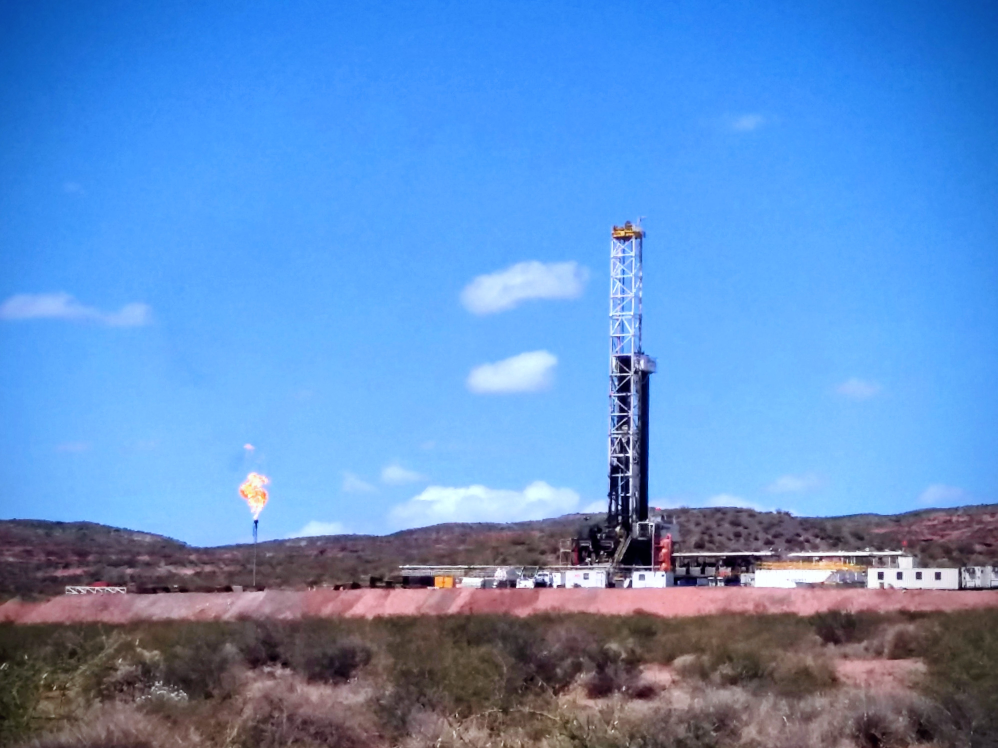
#> input picture images/20180224_123206~2.jpg, 3990 x 2992 px (shown at 1/4 size)
$ python generate_hero_images.py '../images/20180224_123206~2.jpg'
#> lines starting #> are read from the running program, lines starting #| are printed output that depends on the picture
#> in main, src is the input picture: PIL image 3990x2992 RGB; mean R, G, B 97, 142.3, 200.7
# script/generate_hero_images.py
r"""
Generate a grayscale, washed-out hero-banner variant of a post's lead
photo, matching the look of images/drillmax_grayscale_opacity_20.png
(full desaturation + shadows lifted into a light band, so it reads as a
subtle background texture once the site's live opacity/scrim CSS sits on
top of it).

Usage — run from the repo root so the printed front-matter snippet's
/images/... path is correct. Needs Pillow, which lives in this project's
venv at C:\venvs\MPD_Blog (see requirements.txt) — plain `python` on your
PATH almost certainly points somewhere else and will fail with
`ModuleNotFoundError: No module named 'PIL'`. Either call the venv's
python directly (works in any shell, no activation needed):

    C:\venvs\MPD_Blog\Scripts\python.exe script\generate_hero_images.py images/my-photo.jpg
    C:\venvs\MPD_Blog\Scripts\python.exe script\generate_hero_images.py images/my-photo.jpg --focus-y 30 --preview

...or activate the venv first, then use plain `python`:

    PowerShell:  C:\venvs\MPD_Blog\Scripts\Activate.ps1
    Git Bash:    source /c/venvs/MPD_Blog/Scripts/activate

The post hero section is a fixed 320px-tall, full-viewport-width band, so
object-fit:cover crops away most of a normal photo's height — how much
depends on the viewport width, so there's no single "correct" pre-crop
that works at every screen size. Instead of baking in a crop, this script
only desaturates/lifts tone (non-destructive, same aspect ratio as the
source), and reports an `image_position` vertical focus percentage for
the *live* CSS crop (_layouts/post.html and _layouts/home.html both read
`page.image_position` / `post.image_position`, defaulting to "50%").
Use --focus-y to move that focus point toward wherever the photo's real
subject sits (e.g. a tall subject near the top of the frame needs a low
--focus-y so it doesn't get cropped off); use --preview to check the
result without running the Jekyll site.
"""

import argparse
import os
import sys

try:
    from PIL import Image
except ModuleNotFoundError:
    _hint = ""
    if ".venv" in sys.executable.replace("\\", "/"):
        _hint = (
            "\nNote: this is the repo-local .venv/ (stale - a leftover from before the\n"
            "project moved to C:\\venvs\\MPD_Blog), not the one with Pillow installed.\n"
            "If your shell auto-activates it, run `deactivate` first.\n"
        )
    sys.exit(
        "Pillow isn't installed on this interpreter (" + sys.executable + ")." + _hint + "\n"
        "Run this script with the project venv's python instead:\n"
        r"  Windows (PowerShell/cmd): C:\venvs\MPD_Blog\Scripts\python.exe script\generate_hero_images.py ..." "\n"
        r"  Git Bash:                 /c/venvs/MPD_Blog/Scripts/python.exe script/generate_hero_images.py ..."
    )

DEFAULT_TARGET_MIN = 90
DEFAULT_TARGET_MAX = 245
DEFAULT_MAX_WIDTH = 2000  # hero banner never renders wider than this on any real screen
DEFAULT_COLOR_MAX_WIDTH = 1200  # home-page excerpt thumbnail is far smaller still
PREVIEW_SIZE = (1600, 320)  # representative desktop hero banner shape


def resize_max_width(img: Image.Image, max_width: int) -> Image.Image:
    """Shrink to max_width if larger; never upscale. Preserves aspect ratio."""
    if img.width <= max_width:
        return img
    new_height = round(img.height * (max_width / img.width))
    return img.resize((max_width, new_height), Image.LANCZOS)


def to_hero_grayscale(img: Image.Image, target_min: int, target_max: int) -> Image.Image:
#> called with target_min = 90, target_max = 245
    gray = img.convert("L")
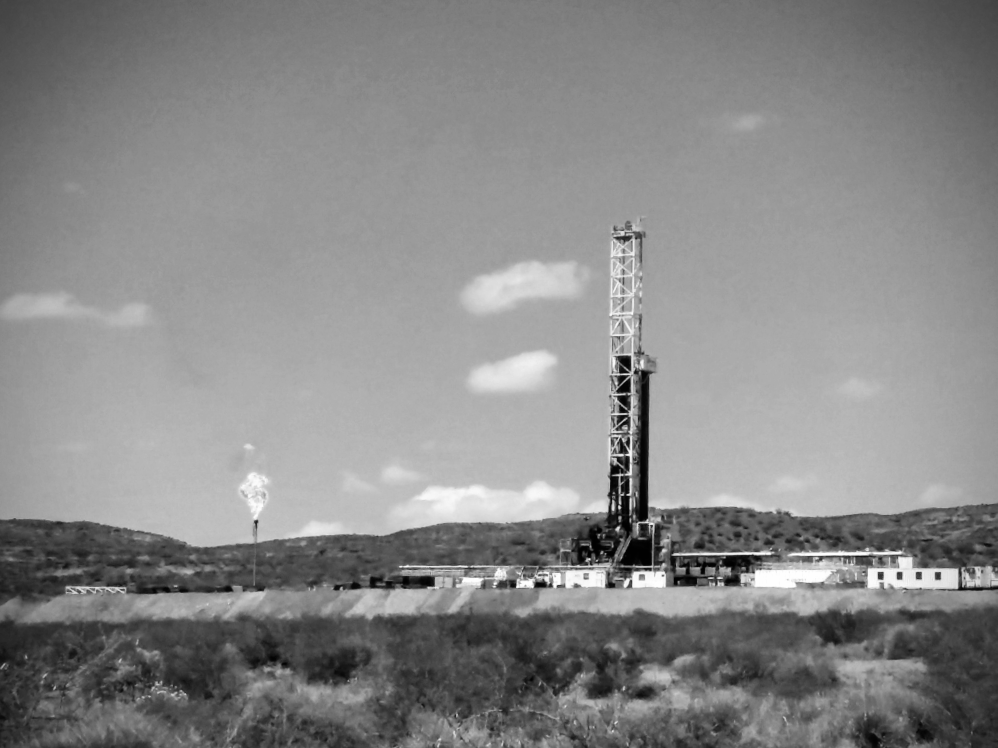
#> gray: PIL image 3990x2992 L (shown at 1/4 size); min 0, max 255, mean 135.5
    lut = [int(target_min + (p / 255) * (target_max - target_min)) for p in range(256)]
    return gray.point(lut).convert("RGB")
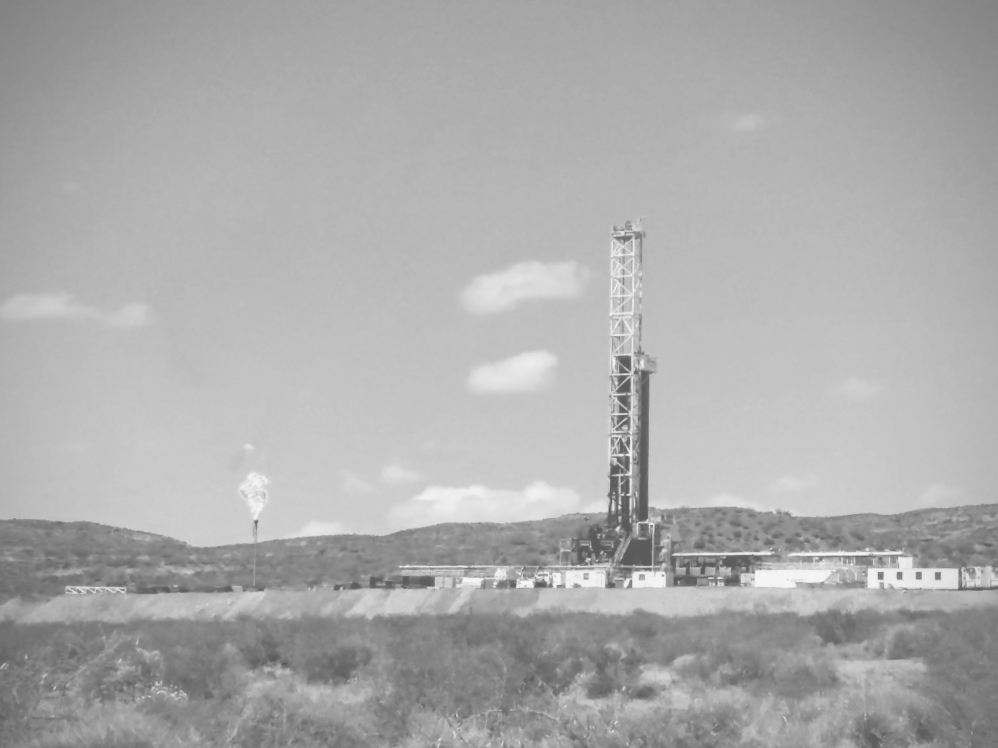
#> returned value: PIL image 3990x2992 RGB (shown at 1/4 size); min 90, max 245, mean 171.9


def make_preview_crop(img: Image.Image, focus_y: float, size=PREVIEW_SIZE) -> Image.Image:
    """Simulate object-fit:cover + object-position:center <focus_y>% at `size`."""
    target_w, target_h = size
    src_w, src_h = img.size
    scale = max(target_w / src_w, target_h / src_h)
    scaled = img.resize((round(src_w * scale), round(src_h * scale)), Image.LANCZOS)
    scaled_w, scaled_h = scaled.size

    left = (scaled_w - target_w) / 2
    top = (scaled_h - target_h) * (focus_y / 100)
    top = max(0, min(top, scaled_h - target_h))
    box = (round(left), round(top), round(left) + target_w, round(top) + target_h)
    return scaled.crop(box)


def main():
    parser = argparse.ArgumentParser(description=__doc__, formatter_class=argparse.RawDescriptionHelpFormatter)
    parser.add_argument("source", help="Path to the source photo, e.g. images/my-photo.jpg")
    parser.add_argument("--focus-y", type=float, default=50,
                         help="Vertical crop focus, 0 (top) - 100 (bottom). Default: 50 (center).")
    parser.add_argument("--target-min", type=int, default=DEFAULT_TARGET_MIN,
                         help=f"Darkest output grey level, 0-255. Default: {DEFAULT_TARGET_MIN}.")
    parser.add_argument("--target-max", type=int, default=DEFAULT_TARGET_MAX,
                         help=f"Lightest output grey level, 0-255. Default: {DEFAULT_TARGET_MAX}.")
    parser.add_argument("--suffix", default="_bw", help="Filename suffix for the output file. Default: _bw.")
    parser.add_argument("--max-width", type=int, default=DEFAULT_MAX_WIDTH,
                         help=f"Shrink the hero image if wider than this, in px. Default: {DEFAULT_MAX_WIDTH}. "
                              "It's a full-viewport-width banner but never rendered anywhere near its original "
                              "multi-thousand-px source resolution, so keeping that resolution is pure page weight.")
    parser.add_argument("--preview", action="store_true",
                         help="Also save a *_hero_preview.jpg simulating the cropped hero banner.")
    parser.add_argument("--web-color", action="store_true",
                         help="Also save a *_web.jpg: a resized (not grayscaled) copy of the ORIGINAL color "
                              "photo, for the home-page excerpt thumbnail (_layouts/home.html), which currently "
                              "links the full-resolution original.")
    parser.add_argument("--color-max-width", type=int, default=DEFAULT_COLOR_MAX_WIDTH,
                         help=f"Max width for --web-color output. Default: {DEFAULT_COLOR_MAX_WIDTH}.")
    args = parser.parse_args()

    if not os.path.exists(args.source):
        raise SystemExit(f"Source file not found: {args.source}")

    base, ext = os.path.splitext(args.source)
    out_path = f"{base}{args.suffix}.jpg"

    src = Image.open(args.source)
    hero = to_hero_grayscale(src, args.target_min, args.target_max)
    hero = resize_max_width(hero, args.max_width)
    hero.save(out_path, "JPEG", quality=88)
    print(f"Wrote {out_path}  ({hero.size[0]}x{hero.size[1]})")
#| Wrote ../images/20180224_123206~2_bw.jpg  (2000x1500)

    if args.preview:
        preview_path = f"{base}_hero_preview.jpg"
        preview = make_preview_crop(hero, args.focus_y)
        preview.save(preview_path, "JPEG", quality=85)
        print(f"Wrote {preview_path}  (simulated {PREVIEW_SIZE[0]}x{PREVIEW_SIZE[1]} hero crop at focus-y={args.focus_y})")

    if args.web_color:
        web_path_out = f"{base}_web.jpg"
        web_color = resize_max_width(src.convert("RGB"), args.color_max_width)
        web_color.save(web_path_out, "JPEG", quality=85)
        print(f"Wrote {web_path_out}  ({web_color.size[0]}x{web_color.size[1]})")

    web_path = "/" + os.path.relpath(out_path).replace(os.sep, "/")
    print("\nAdd to the post's front matter:")
    print(f"image: {web_path}")
    print(f"image_position: {args.focus_y:g}%")


if __name__ == "__main__":
    main()

$ run again, on images/andrew-svk-958IhSPu5F4-unsplash_bw.jpg
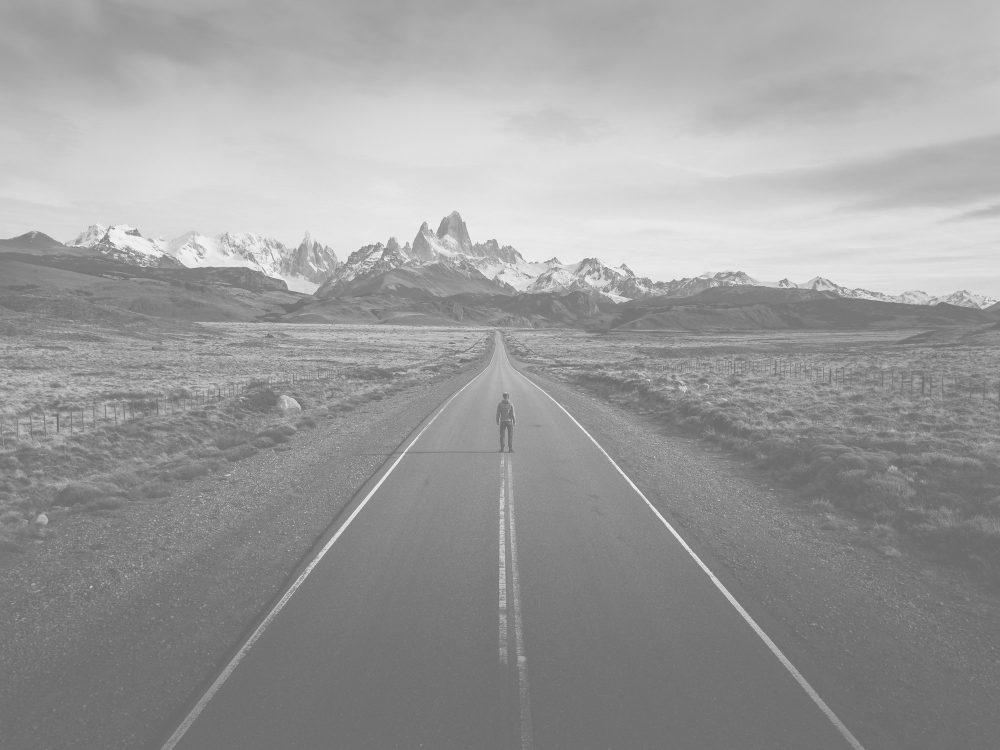
#> input picture images/andrew-svk-958IhSPu5F4-unsplash_bw.jpg, 2000 x 1499 px (shown at 1/2 size)
#> in main, src is the input picture: PIL image 2000x1499 RGB; min 97, max 255, mean 155
#> in to_hero_grayscale, `return gray.point(lut).convert("RGB")`:
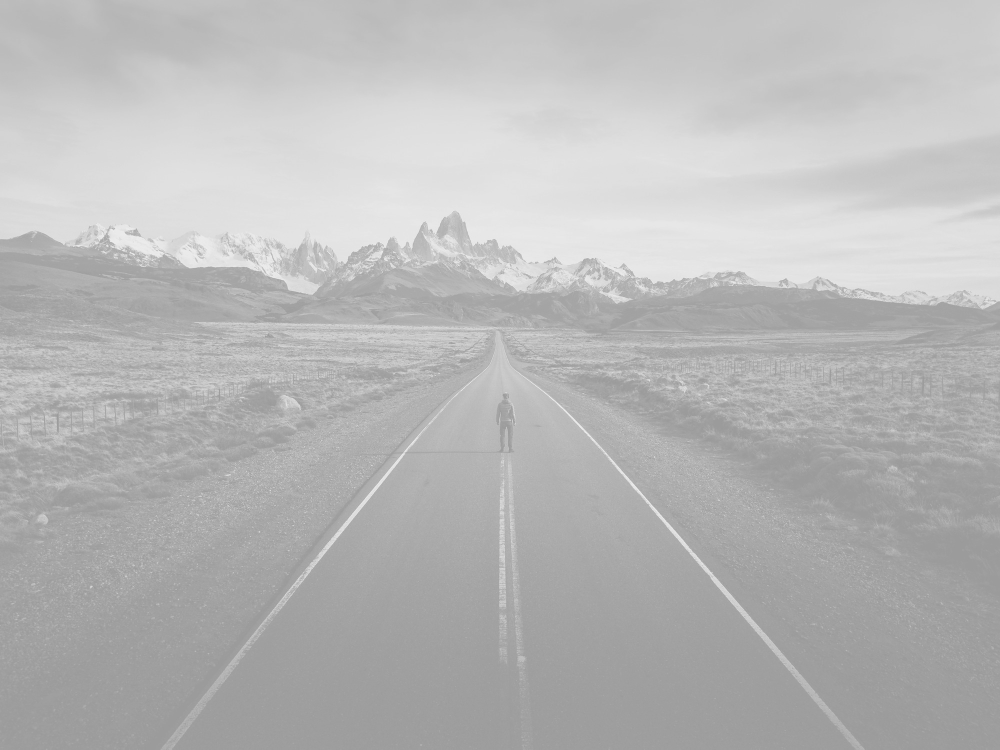
#> returned value: PIL image 2000x1499 RGB (shown at 1/2 size); min 148, max 245, mean 183.7
#| Wrote ../images/andrew-svk-958IhSPu5F4-unsplash_bw_bw.jpg  (2000x1499)
